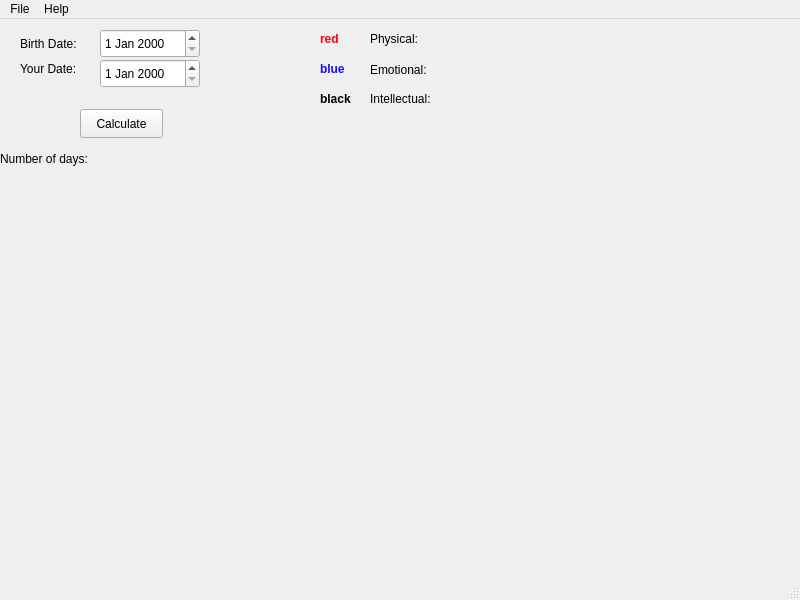
<?xml version="1.0" encoding="UTF-8"?>
<ui version="4.0">
 <class>MainWindow</class>
 <widget class="QMainWindow" name="MainWindow">
  <property name="geometry">
   <rect>
    <x>0</x>
    <y>0</y>
    <width>800</width>
    <height>600</height>
   </rect>
  </property>
  <property name="windowTitle">
   <string>MainWindow</string>
  </property>
  <widget class="QWidget" name="centralwidget">
   <widget class="QPushButton" name="CalculateButton">
    <property name="geometry">
     <rect>
      <x>80</x>
      <y>90</y>
      <width>83</width>
      <height>29</height>
     </rect>
    </property>
    <property name="text">
     <string>Calculate</string>
    </property>
   </widget>
   <widget class="QLabel" name="labelNumDays">
    <property name="geometry">
     <rect>
      <x>0</x>
      <y>130</y>
      <width>171</width>
      <height>20</height>
     </rect>
    </property>
    <property name="text">
     <string>Number of days: </string>
    </property>
   </widget>
   <widget class="QLabel" name="labelPhysical">
    <property name="geometry">
     <rect>
      <x>370</x>
      <y>10</y>
      <width>191</width>
      <height>20</height>
     </rect>
    </property>
    <property name="text">
     <string>Physical:</string>
    </property>
   </widget>
   <widget class="QLabel" name="labelEmotional">
    <property name="geometry">
     <rect>
      <x>370</x>
      <y>40</y>
      <width>191</width>
      <height>21</height>
     </rect>
    </property>
    <property name="text">
     <string>Emotional:</string>
    </property>
   </widget>
   <widget class="QLabel" name="labelIntellectual">
    <property name="geometry">
     <rect>
      <x>370</x>
      <y>70</y>
      <width>191</width>
      <height>20</height>
     </rect>
    </property>
    <property name="text">
     <string>Intellectual:</string>
    </property>
   </widget>
   <widget class="QLabel" name="labelGraphic">
    <property name="geometry">
     <rect>
      <x>10</x>
      <y>250</y>
      <width>781</width>
      <height>291</height>
     </rect>
    </property>
    <property name="text">
     <string/>
    </property>
   </widget>
   <widget class="QLabel" name="labelRed">
    <property name="geometry">
     <rect>
      <x>320</x>
      <y>10</y>
      <width>40</width>
      <height>20</height>
     </rect>
    </property>
    <property name="text">
     <string>&lt;html&gt;&lt;head/&gt;&lt;body&gt;&lt;p&gt;&lt;span style=&quot; font-weight:700; color:#ff0004;&quot;&gt;red&lt;/span&gt;&lt;/p&gt;&lt;/body&gt;&lt;/html&gt;</string>
    </property>
   </widget>
   <widget class="QLabel" name="labelTodaysDate">
    <property name="geometry">
     <rect>
      <x>20</x>
      <y>40</y>
      <width>80</width>
      <height>20</height>
     </rect>
    </property>
    <property name="text">
     <string>Your Date:</string>
    </property>
   </widget>
   <widget class="QLabel" name="labelBirthDate">
    <property name="geometry">
     <rect>
      <x>20</x>
      <y>10</y>
      <width>80</width>
      <height>30</height>
     </rect>
    </property>
    <property name="text">
     <string>Birth Date:</string>
    </property>
   </widget>
   <widget class="QDateEdit" name="dateEdit1">
    <property name="geometry">
     <rect>
      <x>100</x>
      <y>10</y>
      <width>100</width>
      <height>29</height>
     </rect>
    </property>
   </widget>
   <widget class="QDateEdit" name="dateEdit2">
    <property name="geometry">
     <rect>
      <x>100</x>
      <y>40</y>
      <width>100</width>
      <height>29</height>
     </rect>
    </property>
   </widget>
   <widget class="QLabel" name="labelBlack">
    <property name="geometry">
     <rect>
      <x>320</x>
      <y>70</y>
      <width>50</width>
      <height>20</height>
     </rect>
    </property>
    <property name="text">
     <string>&lt;html&gt;&lt;head/&gt;&lt;body&gt;&lt;p&gt;&lt;span style=&quot; font-weight:700;&quot;&gt;black&lt;/span&gt;&lt;/p&gt;&lt;/body&gt;&lt;/html&gt;</string>
    </property>
   </widget>
   <widget class="QLabel" name="labelBlue">
    <property name="geometry">
     <rect>
      <x>320</x>
      <y>40</y>
      <width>40</width>
      <height>20</height>
     </rect>
    </property>
    <property name="text">
     <string>&lt;html&gt;&lt;head/&gt;&lt;body&gt;&lt;p&gt;&lt;span style=&quot; font-weight:700; color:#170fff;&quot;&gt;blue&lt;/span&gt;&lt;/p&gt;&lt;/body&gt;&lt;/html&gt;</string>
    </property>
   </widget>
  </widget>
  <widget class="QStatusBar" name="statusbar"/>
  <widget class="QMenuBar" name="menubar">
   <property name="geometry">
    <rect>
     <x>0</x>
     <y>0</y>
     <width>800</width>
     <height>25</height>
    </rect>
   </property>
   <widget class="QMenu" name="menuFile">
    <property name="title">
     <string>File</string>
    </property>
    <addaction name="actionOpen"/>
    <addaction name="actionSave"/>
   </widget>
   <widget class="QMenu" name="menuHelp">
    <property name="title">
     <string>Help</string>
    </property>
    <addaction name="actionHow_does_it_work"/>
   </widget>
   <addaction name="menuFile"/>
   <addaction name="menuHelp"/>
  </widget>
  <action name="actionOpen">
   <property name="icon">
    <iconset>
     <normaloff>../LLL/img/Open.svg.svg</normaloff>../LLL/img/Open.svg.svg</iconset>
   </property>
   <property name="text">
    <string>Open</string>
   </property>
   <property name="shortcut">
    <string>Ctrl+O</string>
   </property>
  </action>
  <action name="actionSave">
   <property name="icon">
    <iconset>
     <normaloff>../LLL/img/Save.svg.svg</normaloff>../LLL/img/Save.svg.svg</iconset>
   </property>
   <property name="text">
    <string>Save</string>
   </property>
   <property name="shortcut">
    <string>Ctrl+S</string>
   </property>
  </action>
  <action name="actionHow_does_it_work">
   <property name="icon">
    <iconset>
     <normaloff>../LLL/img/Info.svg.svg</normaloff>../LLL/img/Info.svg.svg</iconset>
   </property>
   <property name="text">
    <string>How does it work</string>
   </property>
  </action>
 </widget>
 <resources/>
 <connections/>
</ui>
